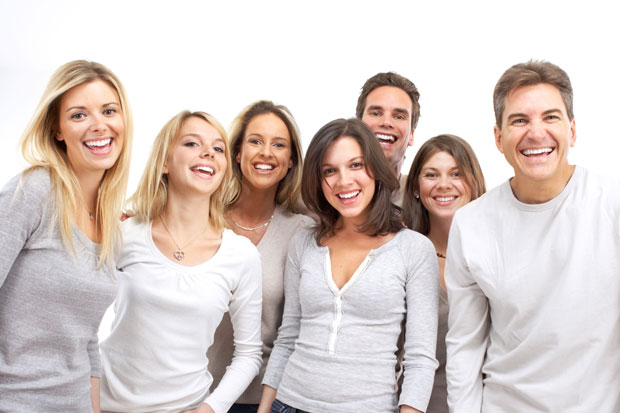
#> input picture test_images/test_1.jpg, 620 x 413 px; its folder holds only this picture in this run
$ python -i preprocessing.py   (imports and definitions only)
#> lines starting #> are read from the running program, lines starting #| are printed output that depends on the picture
import os

import cv2
import numpy as np
import pandas as pd

# --- Detection parameters ----------------------------------------------------
# IMPORTANT: These values must be EXACTLY the same as those in app/face_recognition.py.
# If training crops and prediction crops are generated with different parameters,
# the faces will fit differently inside the 100x100 square and the model will degrade.
SCALE_FACTOR = 1.1
MIN_NEIGHBORS = 5
MIN_SIZE = (40, 40)

IMAGE_SIZE = (100, 100)
IMAGE_EXTENSIONS = ("*.jpg", "*.jpeg", "*.png", "*.bmp", "*.webp")


# [16 lines left out: functions get_image_paths, create_directory, not called in this run]


def _read_image(path):
    """Safe image reading that also works with paths containing Turkish/non-ASCII characters."""
    try:
        buffer = np.fromfile(path, np.uint8)
        return cv2.imdecode(buffer, cv2.IMREAD_COLOR)
    except Exception:
        return None


def _largest_face(faces):
    """If there are multiple faces, select the largest one (eliminates background faces)."""
    return max(faces, key=lambda box: box[2] * box[3])


# [22 lines left out: function face_detection, not called in this run]


def prepare_face_vector(gray_face):
    """Converts the grayscale face crop into a 1x10000 vector to be fed into the model.

    This function is a COMMON step for both training and prediction. If the pipeline
    changes, it must be updated here so the two sides do not diverge.
    """
    # Histogram equalization: neutralizes lighting differences. It brings a photo
    # taken under studio lighting and a dim selfie to the same scale.
    equalized = cv2.equalizeHist(gray_face)

    if equalized.shape[0] >= IMAGE_SIZE[0]:
        interpolation = cv2.INTER_AREA
    else:
        interpolation = cv2.INTER_CUBIC

    resized = cv2.resize(equalized, IMAGE_SIZE, interpolation=interpolation)
    return resized, resized.flatten().astype(np.float32) / 255.0


def process_image_for_training(path):
#> called with path = 'test_images/test_1.jpg'
    img = _read_image(path)
#> in _read_image, returned value is the input picture: shape (413, 620, 3); mean B, G, R 198.3, 202.5, 215.1
    if img is None:
        return None

    gray = cv2.cvtColor(img, cv2.COLOR_BGR2GRAY)
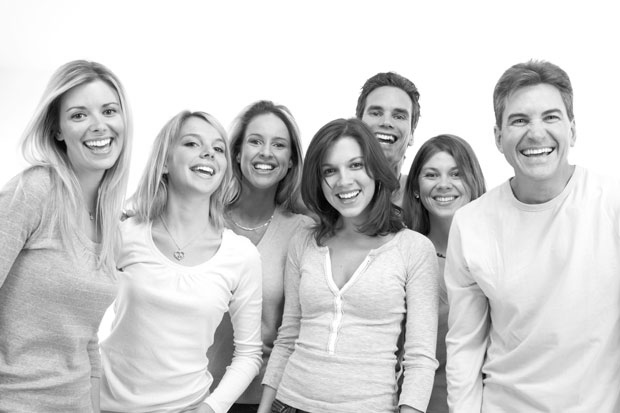
#> gray: shape (413, 620); min 0, max 255, mean 205.8
    _, vector = prepare_face_vector(gray)
#> in prepare_face_vector, `equalized = cv2.equalizeHist(gray_face)`:
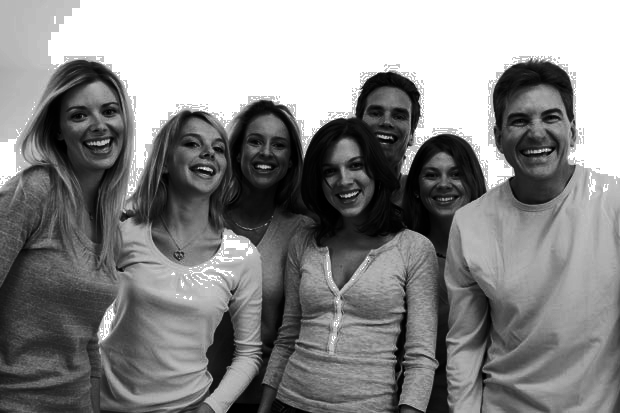
#> equalized: shape (413, 620); min 0, max 255, mean 135.2
#> in prepare_face_vector, `resized = cv2.resize(equalized, IMAGE_SIZE, interpolation=interpolation)`:
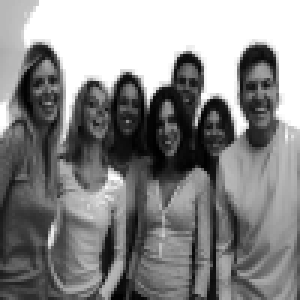
#> resized: shape (100, 100) (shown 3 times larger); min 0, max 255, mean 135.2
#> vector = 10000 values, max 1 at index 13, min 0 at index 4952, mean 0.53
    return vector


# [41 lines left out: functions load_data_paths, create_training_data, not called in this run]

>>> result = process_image_for_training('test_images/test_1.jpg')
#> result has the same summary as vector in process_image_for_training

$ run again, on test_images/test_2.jpg
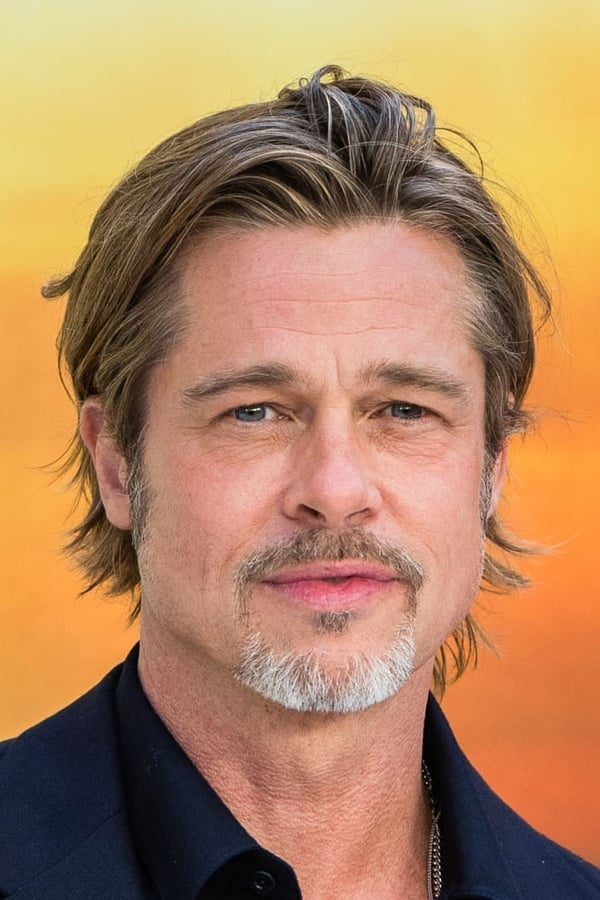
#> input picture test_images/test_2.jpg, 600 x 900 px
#> in _read_image, returned value is the input picture: shape (900, 600, 3); mean B, G, R 95.2, 132, 176.2
#> in prepare_face_vector, `equalized = cv2.equalizeHist(gray_face)`:
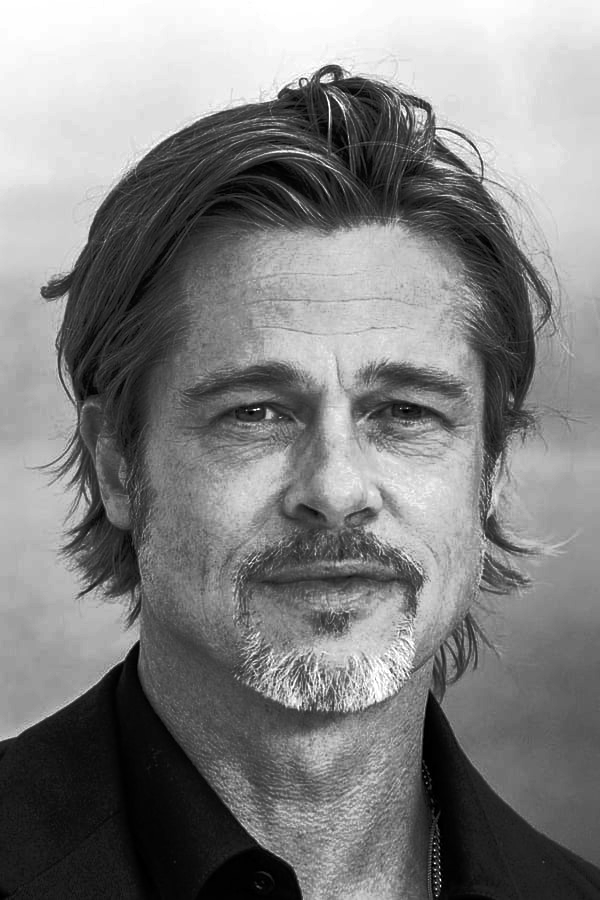
#> equalized: shape (900, 600); min 0, max 255, mean 128.3
#> in prepare_face_vector, `resized = cv2.resize(equalized, IMAGE_SIZE, interpolation=interpolation)`:
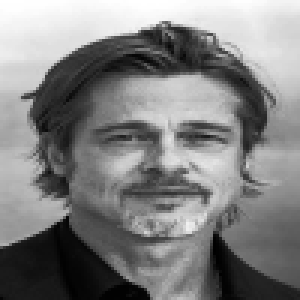
#> resized: shape (100, 100) (shown 3 times larger); min 0, max 255, mean 128.3
#> vector = 10000 values, max 1 at index 0, min 0 at index 8371, mean 0.503
#> result has the same summary as vector in process_image_for_training

$ run again, on test_images/test_3.jpg
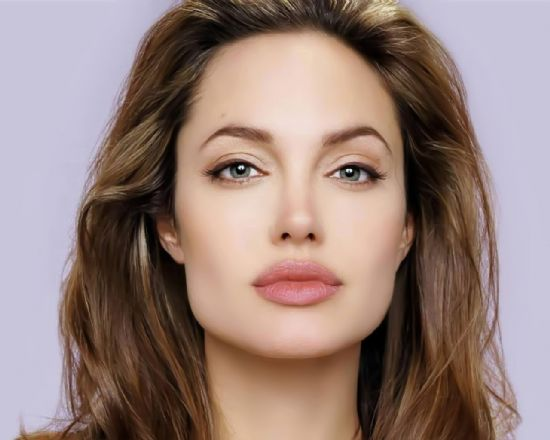
#> input picture test_images/test_3.jpg, 550 x 440 px
#> in _read_image, returned value is the input picture: shape (440, 550, 3); mean B, G, R 122.7, 128.9, 151
#> in prepare_face_vector, `equalized = cv2.equalizeHist(gray_face)`:
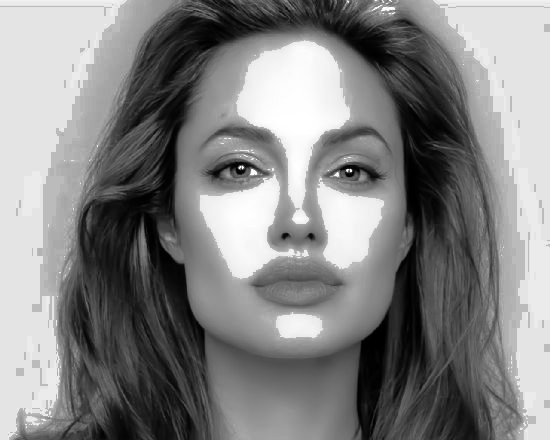
#> equalized: shape (440, 550); min 0, max 255, mean 131.4
#> in prepare_face_vector, `resized = cv2.resize(equalized, IMAGE_SIZE, interpolation=interpolation)`:
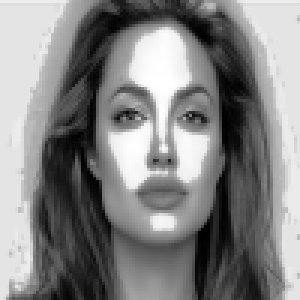
#> resized: shape (100, 100) (shown 3 times larger); min 0, max 255, mean 131.4
#> vector = 10000 values, max 1 at index 2554, min 0 at index 4575, mean 0.515
#> result has the same summary as vector in process_image_for_training
